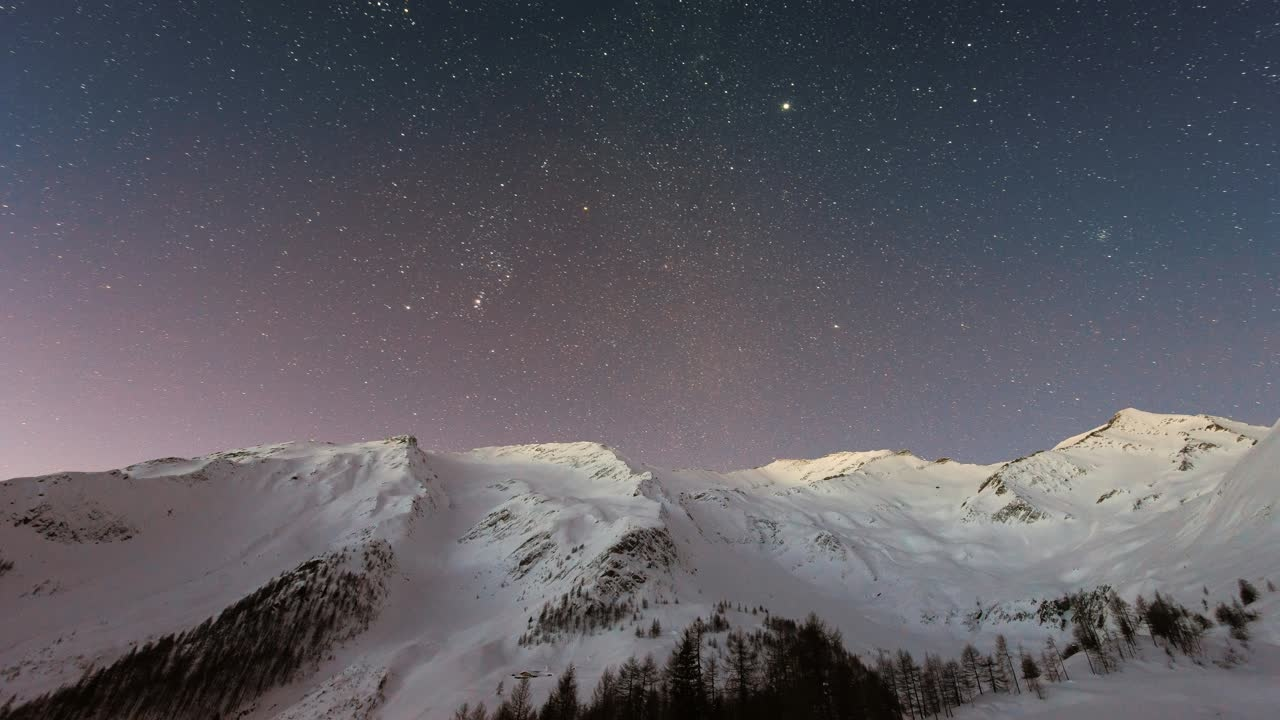
#> input picture opencv-tutorial/mountain-2-scaled.jpg, 1280 x 720 px
$ python colorspaces.py
#> lines starting #> are read from the running program, lines starting #| are printed output that depends on the picture; after the words box and inside, x2 and y2 are one past the last pixel; in counts of white or black regions, pixels touching at a corner belong together
# About converting spaces. From RGB to Gray Scales or to HSV or whatever
# Required Functions: cv.cvtColor(), cv.inRange()

# There are some contsant to use like cv.COLOR_BGR2GRAY cv.COLOR_bGR2HSV


import cv2 as cv
import numpy as np
flags = [i for i in dir(cv) if i.startswith('COLOR_')]

# the commented command below will print all existing flags in OpenCV
# print(flags)


# That being said... Object Detection should be easier (According to the online tutorial)


# So if I understand this code correctly it should
#  1. Convert the image to HSV
#  2. Copy every blue pixel in a new image
#  3. bitwise-and every pixel in both images. only the blue pixel should remain. Everything else will be black

# Take each frame
frame = cv.imread('./mountain-2-scaled.jpg')
#> frame is the input picture: shape (720, 1280, 3); mean B, G, R 97.6, 90.1, 91.8

# Convert BGR to HSV
hsv = cv.cvtColor(frame, cv.COLOR_BGR2HSV)
#> hsv: shape (720, 1280, 3); mean H, S, V 112.9, 44.2, 100.6

# define range of blue color in HSV
lower_blue = np.array([110, 50, 50])
upper_blue = np.array([130, 255, 255])

# Threshold the HSV image to get only blue colors
mask = cv.inRange(hsv, lower_blue, upper_blue)
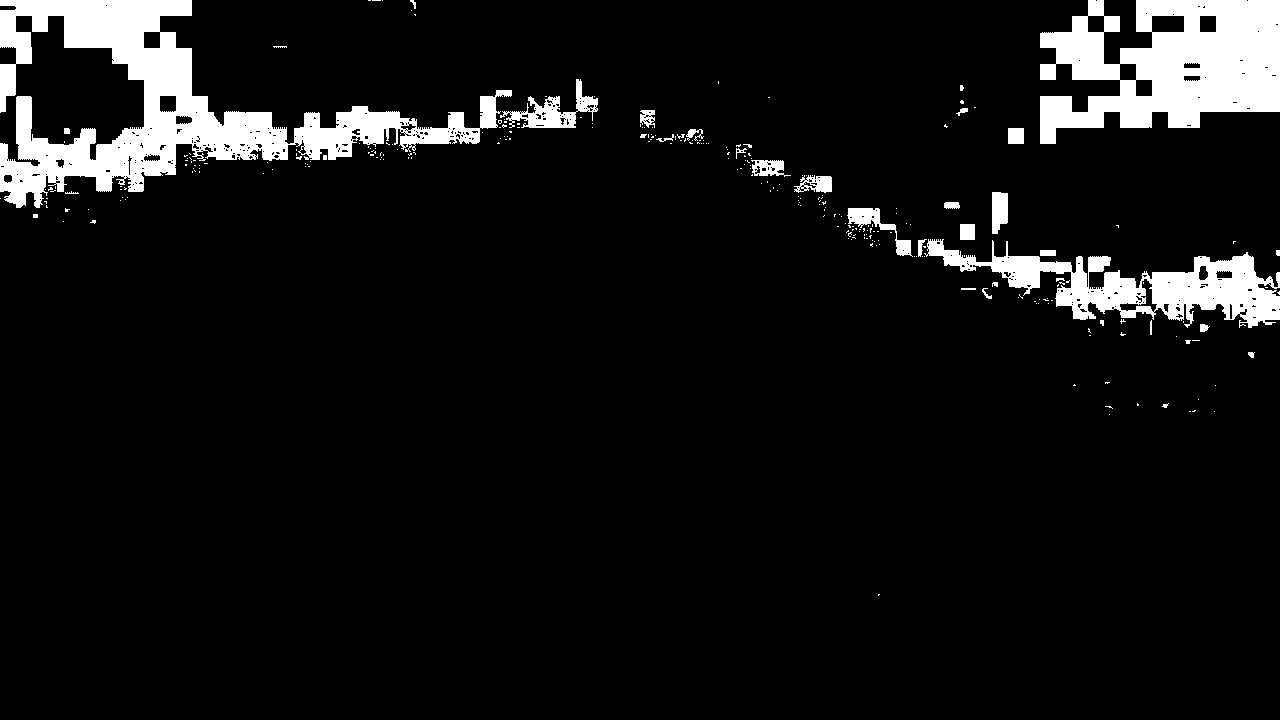
#> mask: shape (720, 1280); 7.7% white; 284 white regions (249 under 20 px), largest, box (x1, y1, x2, y2) and area: (0, 0, 512, 208) 30891, (1040, 0, 1280, 144) 22337, (924, 239, 1280, 328) 11579

# Bitwise-AND mask and original image
res = cv.bitwise_and(frame, frame, mask=mask)
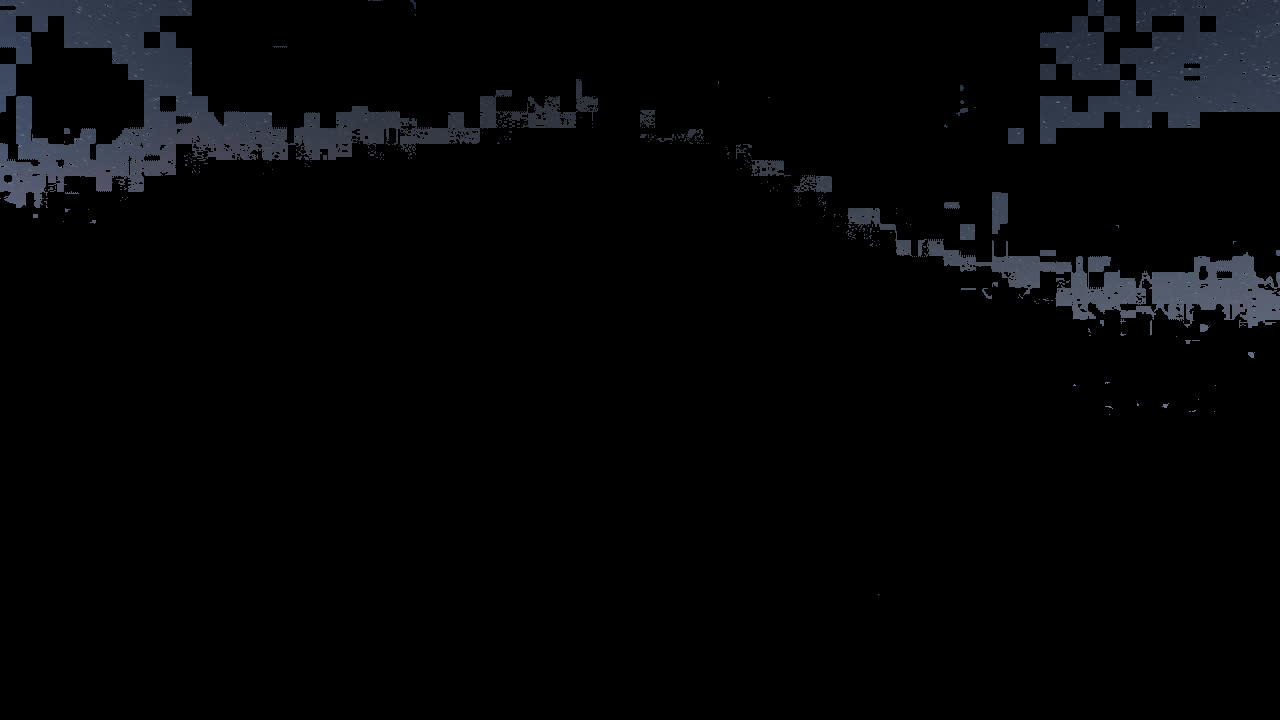
#> res: shape (720, 1280, 3); mean B, G, R 6.5, 5.2, 4.7

cv.imshow('frame', frame)
cv.imshow('mask', mask)
cv.imshow('res', res)
cv.waitKey(0)
cv.destroyAllWindows()
